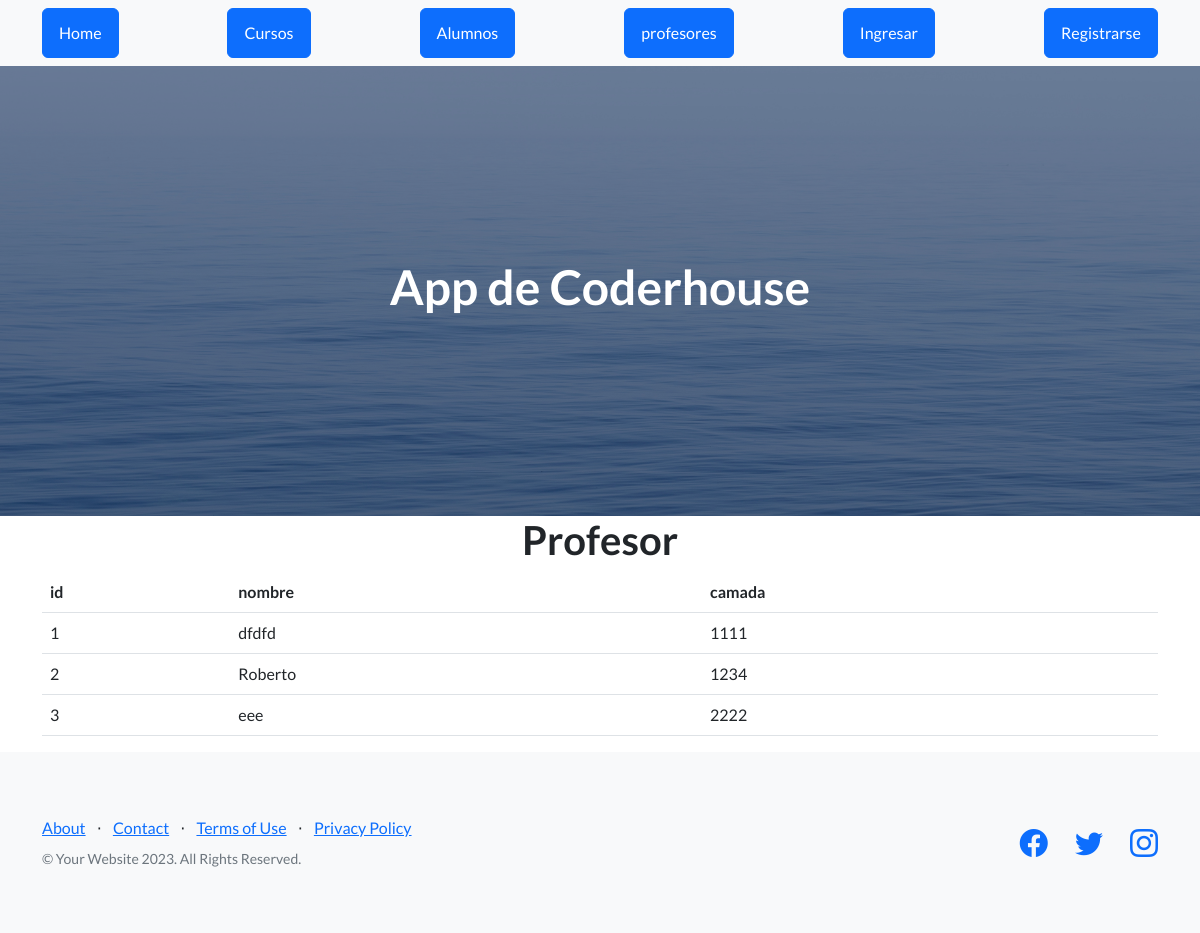
The app's page /AppCoder/ver_profesor with its own data.
### AppCoder/models.py (models this page shows)
class Profesor(models.Model):
    nombre = models.CharField(max_length=40)
    camada = models.IntegerField()

### AppCoder/views.py (the view)
# urls.py: path("ver_profesor",views.ver_profesor, name="profesores"),
def ver_profesor(request):
    profesor = Profesor.objects.all()
    dicc = {"profesor": profesor}
    plantilla = loader.get_template("profesor.html")
    documento = plantilla.render(dicc)
    return HttpResponse(documento)

### AppCoder/template/profesor.html
{% extends "padre.html" %}
{% load static %}
{% block contenido %}
    <main class="container">
        <h1 class="text-xl-center title"> Profesor </h1>
        <table class="table">
            <thead>
                <tr>
                    <th>id</th>
                    <th>nombre</th>
                    <th>camada</th>
                </tr>
            </thead>
            <tbody>
                {% for n in profesor %}
                <tr>
                    <td>{{n.id}}</td>
                    <td>{{n.nombre}}</td>
                    <td>{{n.camada}}</td>
                </tr>
                {% endfor %}
            </tbody>
        </table>
    </main>
{% endblock %}

### records on screen
Profesor: id "1", nombre "dfdfd", camada "1111"
Profesor: id "2", nombre "Roberto", camada "1234"
Profesor: id "3", nombre "eee", camada "2222"
